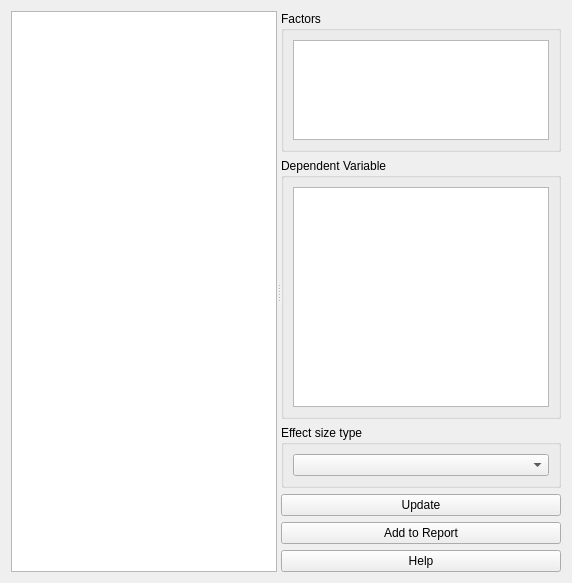
<?xml version="1.0" encoding="UTF-8"?>
<ui version="4.0">
 <author>Anton Rau</author>
 <class>OneWayAnovaWidget</class>
 <widget class="QWidget" name="OneWayAnovaWidget">
  <property name="geometry">
   <rect>
    <x>0</x>
    <y>0</y>
    <width>572</width>
    <height>583</height>
   </rect>
  </property>
  <layout class="QVBoxLayout" name="verticalLayout">
   <item>
    <widget class="QSplitter" name="splitter">
     <property name="sizePolicy">
      <sizepolicy hsizetype="Expanding" vsizetype="Expanding">
       <horstretch>0</horstretch>
       <verstretch>0</verstretch>
      </sizepolicy>
     </property>
     <property name="orientation">
      <enum>Qt::Orientation::Horizontal</enum>
     </property>
     <widget class="QTextEdit" name="textEdit">
      <property name="sizePolicy">
       <sizepolicy hsizetype="Expanding" vsizetype="Expanding">
        <horstretch>1</horstretch>
        <verstretch>0</verstretch>
       </sizepolicy>
      </property>
      <property name="undoRedoEnabled">
       <bool>false</bool>
      </property>
      <property name="lineWrapMode">
       <enum>QTextEdit::LineWrapMode::NoWrap</enum>
      </property>
      <property name="readOnly">
       <bool>true</bool>
      </property>
     </widget>
     <widget class="QWidget" name="widgetSettings" native="true">
      <layout class="QVBoxLayout" name="verticalLayout_5">
       <item>
        <widget class="QGroupBox" name="groupBoxFactors">
         <property name="title">
          <string>Factors</string>
         </property>
         <layout class="QVBoxLayout" name="verticalLayout_8">
          <item>
           <widget class="FactorsTableWidget" name="tableWidgetFactors">
            <property name="sizePolicy">
             <sizepolicy hsizetype="Expanding" vsizetype="Minimum">
              <horstretch>0</horstretch>
              <verstretch>0</verstretch>
             </sizepolicy>
            </property>
            <property name="maximumSize">
             <size>
              <width>16777215</width>
              <height>100</height>
             </size>
            </property>
            <property name="selectionMode">
             <enum>QAbstractItemView::SelectionMode::SingleSelection</enum>
            </property>
           </widget>
          </item>
         </layout>
        </widget>
       </item>
       <item>
        <widget class="QGroupBox" name="groupBoxDependentVariable">
         <property name="title">
          <string>Dependent Variable</string>
         </property>
         <layout class="QVBoxLayout" name="verticalLayout_3">
          <item>
           <widget class="VariablesTableWidget" name="tableWidgetDependentVariable"/>
          </item>
         </layout>
        </widget>
       </item>
       <item>
        <widget class="QGroupBox" name="groupBoxEffectSizeType">
         <property name="title">
          <string>Effect size type</string>
         </property>
         <layout class="QVBoxLayout" name="verticalLayout_6">
          <item>
           <widget class="QComboBox" name="comboBoxEffectSizeType"/>
          </item>
         </layout>
        </widget>
       </item>
       <item>
        <widget class="QPushButton" name="pushButtonUpdate">
         <property name="text">
          <string>Update</string>
         </property>
        </widget>
       </item>
       <item>
        <widget class="QPushButton" name="pushButtonAddReport">
         <property name="text">
          <string>Add to Report</string>
         </property>
        </widget>
       </item>
       <item>
        <widget class="QPushButton" name="pushButtonHelp">
         <property name="text">
          <string>Help</string>
         </property>
         <property name="icon">
          <iconset resource="../../../../resources/resources.qrc">
           <normaloff>:/icons/icons8-help-16.png</normaloff>:/icons/icons8-help-16.png</iconset>
         </property>
        </widget>
       </item>
      </layout>
     </widget>
    </widget>
   </item>
  </layout>
 </widget>
 <customwidgets>
  <customwidget>
   <class>VariablesTableWidget</class>
   <extends>QTableWidget</extends>
   <header>tse_analytics.views.misc.variables_table_widget</header>
  </customwidget>
  <customwidget>
   <class>FactorsTableWidget</class>
   <extends>QTableWidget</extends>
   <header>tse_analytics.views.misc.factors_table_widget</header>
  </customwidget>
 </customwidgets>
 <resources>
  <include location="../../../../resources/resources.qrc"/>
 </resources>
 <connections/>
</ui>
